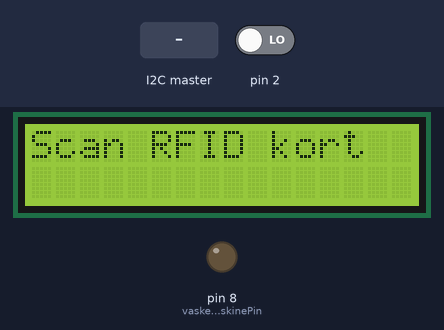
The sketch below on a simulated Arduino Uno, built with avr-gcc and run on an emulated ATmega328P. Shown: 16×2 character LCD, output pins drawn as LEDs (lit = HIGH). Inputs (shaded band) come from the test bench; at power-on: pin 2 LOW. What the sketch prints to the serial monitor is not drawn.

Above: at 1.2 s.
1.3 s: the I2C master sends the byte 0
At 2.3 s:
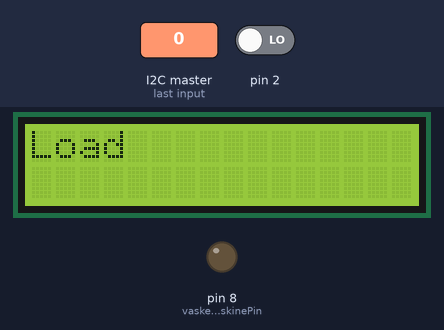
2.8 s: pin 2 driven HIGH
At 4.5 s:
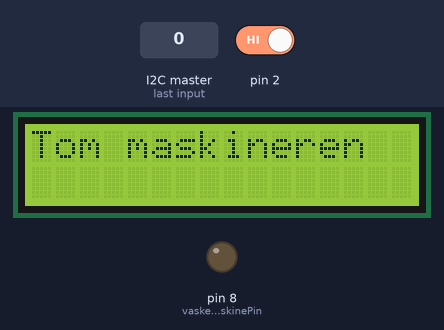
4.8 s: pin 2 driven LOW
At 5.7 s:
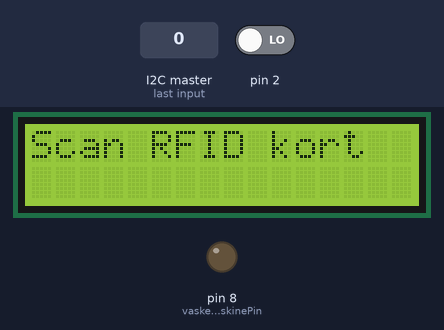
6.4 s: the I2C master sends the byte 4
At 7.2 s:
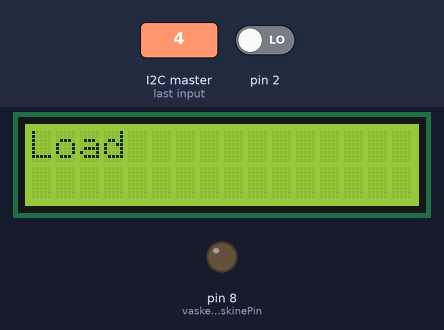
8.0 s: pin 2 driven HIGH
At 8.4 s:
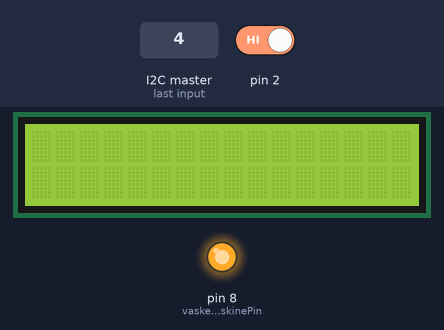
Timing chart, 0 to 11.0 s (numbered marks = the images above; inputs shaded):
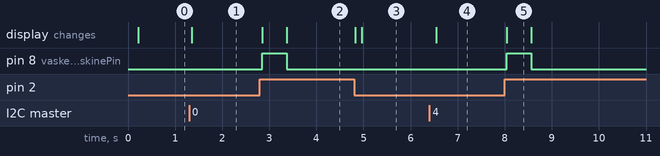

The sketch:

sketch_slaveScreen.ino
```cpp
#include <Wire.h>
#include <LiquidCrystal_I2C.h>
#define vaskemaskinePin 8

LiquidCrystal_I2C lcd(0x27,16,2);
String dataFromMaster;
int btnState = 0;
bool machineInUse = false;
String ProgramToRun = "null program";
int timeToRun = 0;

void setup() {
  Wire.begin(0x09);
  lcd.backlight();
  Wire.onReceive(receiveEvent);
  pinMode(vaskemaskinePin, OUTPUT);
  Serial.begin(9600);
  attachInterrupt(digitalPinToInterrupt(2), ISR_btnPressed, HIGH);
  lcd.init();
  lcd.clear();
}

void loop() {
  delay(100);
  if(machineInUse)
  {
    if(btnState){
      parseData(dataFromMaster);
      WriteToScreen(ProgramToRun, 0);
      runWash(timeToRun);
    } else  {
      WriteToScreen("Load", 3);
    }
  } else {
    WriteToScreen("Scan RFID kort", 0);
    delay(30);
  }
}

void receiveEvent(int bytes) {
  String message = "";
  while (Wire.available()) {
    char c = Wire.read();
    message += c;
  }
  Serial.println(message);
  dataFromMaster = message;
  machineInUse = true;
}

void WriteToScreen(String text, int pos){
  lcd.clear();
  lcd.setCursor(0,0);
  lcd.print(text);
}

void serialScreenErrorLog(){
    int nDevices = 0;

  Serial.println("Scanning...");

  for (byte address = 1; address < 127; ++address) {

    Wire.beginTransmission(address);
    byte error = Wire.endTransmission();

    if (error == 0) {
      Serial.print("I2C device found at address 0x");
      if (address < 16) {
        Serial.print("0");
      }
      Serial.print(address, HEX);
      Serial.println("  !");

      ++nDevices;
    } else if (error == 4) {
      Serial.print("Unknown error at address 0x");
      if (address < 16) {
        Serial.print("0");
      }
      Serial.println(address, HEX);
    }
  }
  if (nDevices == 0) {
    Serial.println("No I2C devices found\n");
  } else {
    Serial.println("done\n");
  }
}

void ISR_btnPressed(){
  static unsigned long last_interrupt_time = 0;
  unsigned long interrupt_time = millis();
  if (interrupt_time - last_interrupt_time > 500)
  {
    Serial.println("btn pressed ISR");
    btnState = !btnState;
  }
  last_interrupt_time = interrupt_time;
}

void runWash(int timeInMin){
  digitalWrite(vaskemaskinePin, HIGH);
  //int timeInSec = 60 / timeInMin;
  for(int i = 0; i < timeInMin; i++){
    delay(250);
    int timeLeft = timeInMin - i;
    screenTime(timeLeft);
  }
  delay(500);
  emtyMachineScreen();
  resetMachine();
}

void emtyMachineScreen(){
  WriteToScreen("Tom maskineren", 0);
  digitalWrite(vaskemaskinePin, LOW);
  while(btnState == 1){
    Serial.println("indside: while(btnState == 1)");
  }
}

void screenTime(int remainingTime){
  lcd.setCursor(0,1);
  String timeFormated = "";
  if(remainingTime < 100 && remainingTime >= 10){
    timeFormated = "0" + String(remainingTime);
  } else if (remainingTime < 10){
    timeFormated = "00" + String(remainingTime);
  } else {
    timeFormated = String(remainingTime);
  }
  lcd.print("Time left: " + timeFormated);
}

void resetMachine(){
  dataFromMaster = "";
  digitalWrite(vaskemaskinePin, LOW);
  btnState = 0;
  lcd.clear();
  machineInUse = false;

  String ProgramToRun = "null program";
  int timeToRun = 0;
}

void parseData(String input){
  int indexOfKoma1 = input.indexOf(',') + 1;
  int indexOfKoma2 = input.indexOf(',', indexOfKoma1) + 1;
  ProgramToRun = input.substring(0, indexOfKoma1 - 1);
  timeToRun = (input.substring(indexOfKoma1, indexOfKoma2 - 1)).toInt();

  Serial.println("Program to run: " + ProgramToRun);
  Serial.println("Time to run: " + String(timeToRun));
}
```

Measured:
- after the input at 1.3 s, the display: changes after 0.05 s (image 1)
- after the input at 2.8 s, pin 8 (vaskemaskinePin): LOW → HIGH after 0.05 s, → LOW 0.52 s later; the display: first changes after 0.05 s (image 2 shows a later state)
- after the input at 4.8 s, the display: first changes at once (image 3 shows a later state)
- after the input at 6.4 s, the display: changes after 0.14 s (image 4)
- after the input at 8.0 s, pin 8 (vaskemaskinePin): LOW → HIGH after 0.05 s, → LOW 0.52 s later; the display: changes after 0.05 s (image 5)
- what the display in image 5 shows lasts 0.6 s, from 8.0 s to 8.6 s
